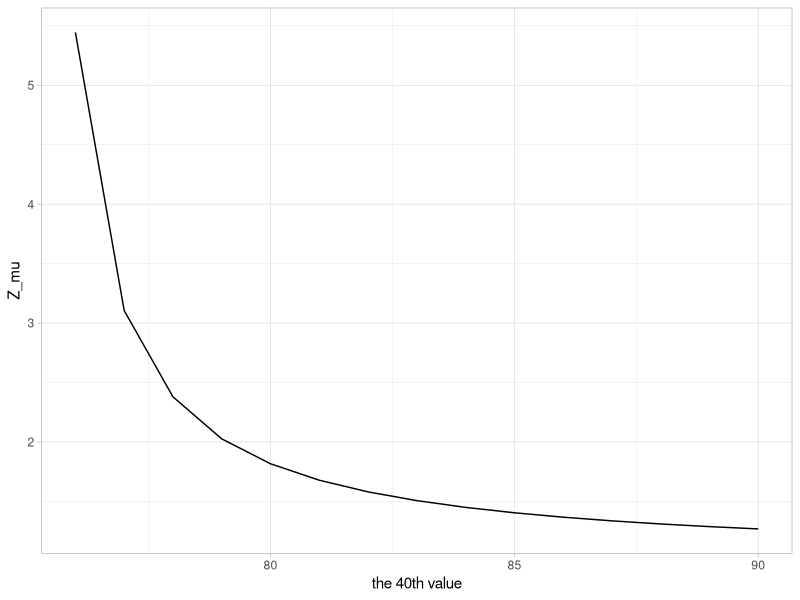
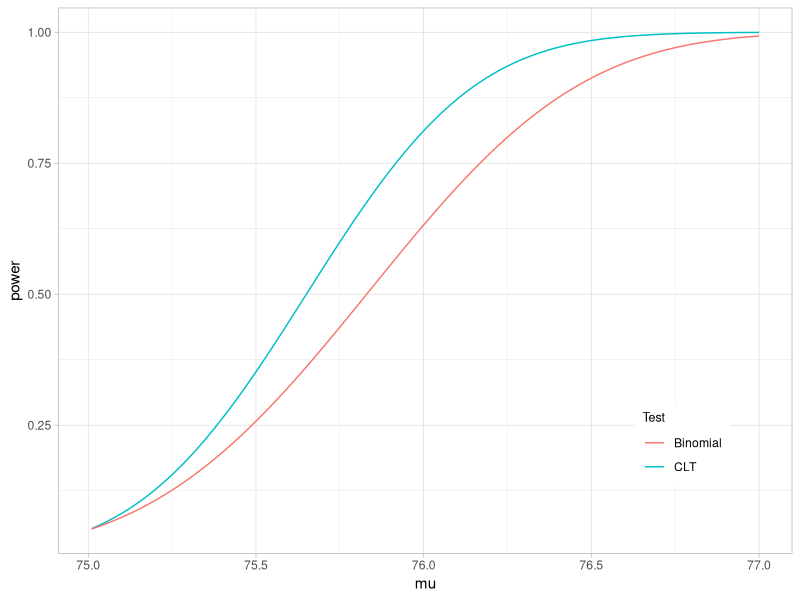
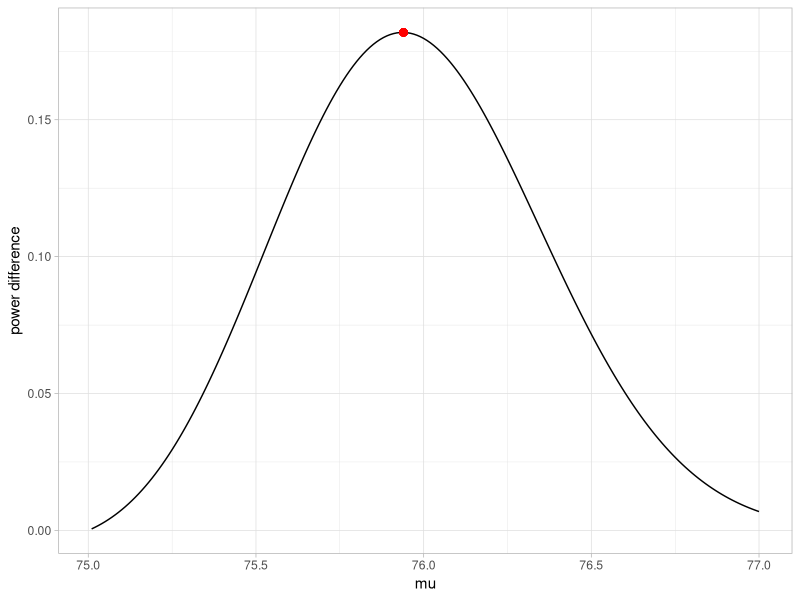
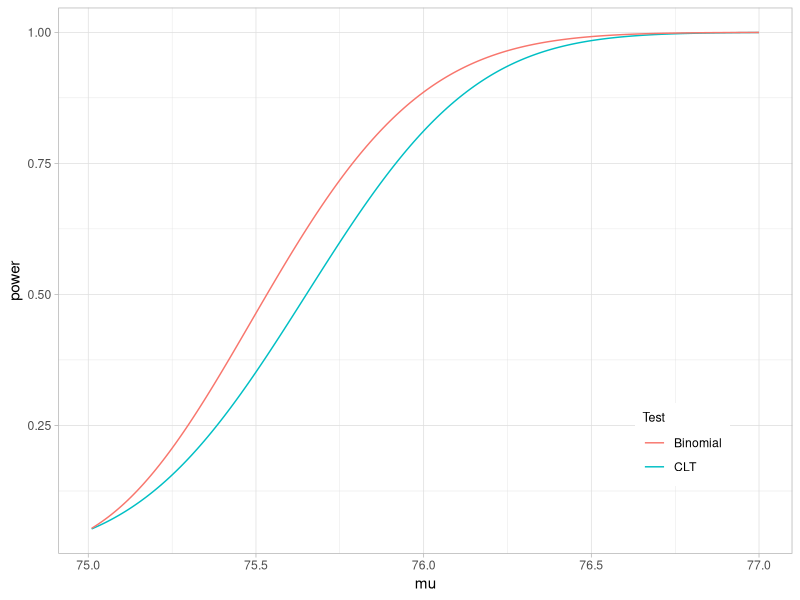
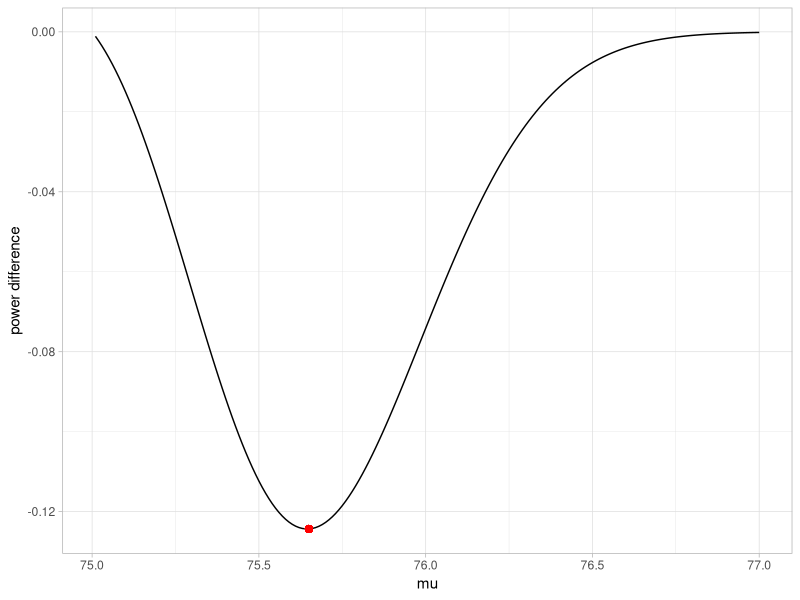

Here is the R script that generated these plots, in order:

# Exercise 3

L = function(p){
  p * 34 - sqrt(p * (1-p) * 34)*qnorm(0.95)
}

U = function(p){
  p * 34 + 1 + sqrt(p * (1-p) * 34)*qnorm(0.95)
}

# Exercise 5


X = c(rep(75.1, 39), 90)
mean(X)
sd(X)
z = (mean(X)-75) / (sd(X) / sqrt(40))
1 - pnorm(z)

Z = function(x40){
  X = c(rep(75.1, 39), x40)
  out = (mean(X)-75) / (sd(X) / sqrt(40))
  return(out)
}

library(ggplot2)

Z_list = c()
for (i in seq(90, 76, -1)){
  Z_list = c(Z_list, Z(i))
}

ggplot() +
  geom_line(aes(y = Z_list, x = seq(90, 76, -1))) +
  theme_light() +
  labs(x = 'the 40th value', y = 'Z_mu')

# Exercise 7

P = c(0.0010, 0.0098, 0.0439, 0.1172, 0.2051, 0.2461)
cumsum(P)

# Exercise 8-1

Z_mu = function(mu){(mu - 75) / (2.5 / sqrt(40))}
Z_B = function(p){(p - 0.5) / sqrt(p * (1 - p) / 40)}

pw_mu = function(mu){1 - pnorm(1.645 - Z_mu(mu))}
pw_B = function(mu){
  p = pnorm((mu - 75) / 2.5)
  1 - pnorm(1.645 * sqrt(0.25 / (p * (1 - p))) - Z_B(p))
}
pw_Diff = function(mu){abs(pw_mu(mu) - pw_B(mu))}

mu_list = seq(75.01, 77, 0.01)

data = data.frame('mu' = mu_list,
                  'CLT' = pw_mu(mu_list),
                  'Bin' = pw_B(mu_list), 
                  'diff' = pw_mu(mu_list) - pw_B(mu_list))

ggplot(data=data) +
  geom_line(aes(y = CLT, x = mu, color='CLT')) +
  geom_line(aes(y = Bin, x = mu, color='Binomial')) +
  theme_light() +
  labs(x = 'mu', y = 'power') +
  guides(color = guide_legend(title = 'Test',
                              title.theme = element_text(size = 9),
                              legend.text = element_text(size = 7))) +
  theme(legend.position = c(0.85, 0.2))

ggplot(data=data) +
  geom_line(aes(y = diff, x = mu)) +
  geom_point(aes(y = diff[94], x = mu[94]), color='red', size=2)+
  theme_light() +
  labs(x = 'mu', y = 'power difference')

optimise(pw_Diff, lower = 75 + 1e-5, upper = 77, maximum = T)

# Exercise 8-2

Z_mu = function(mu){(mu - 75) / (2.5 / sqrt(40))}
Z_B = function(p){(p - 0.5) / sqrt(p * (1 - p) / 40)}

pw_mu = function(mu){1 - pnorm(1.645 - Z_mu(mu))}
pw_B = function(mu){
  p = 1 - 0.5 * exp(- (mu - 75) / sqrt(3.125))
  1 - pnorm(1.645 * sqrt(0.25 / (p * (1 - p))) - Z_B(p))
}
pw_Diff = function(mu){abs(pw_mu(mu) - pw_B(mu))}

mu_list = seq(75.01, 77, 0.01)

data = data.frame('mu' = mu_list,
                  'CLT' = pw_mu(mu_list),
                  'Bin' = pw_B(mu_list), 
                  'Diff' = pw_mu(mu_list) - pw_B(mu_list))

ggplot(data=data) +
  geom_line(aes(y = CLT, x = mu, color='CLT')) +
  geom_line(aes(y = Bin, x = mu, color='Binomial')) +
  theme_light() +
  labs(x = 'mu', y = 'power') +
  guides(color = guide_legend(title = 'Test',
                              title.theme = element_text(size = 9),
                              legend.text = element_text(size = 7))) +
  theme(legend.position = c(0.85, 0.2))

ggplot(data=data) +
  geom_line(aes(y = Diff, x = mu)) +
  geom_point(aes(y = Diff[65], x = mu[65]), color='red', size=2)+
  theme_light() +
  labs(x = 'mu', y = 'power difference')

optimise(pw_Diff, lower = 75 + 1e-5, upper = 77, maximum = T)

